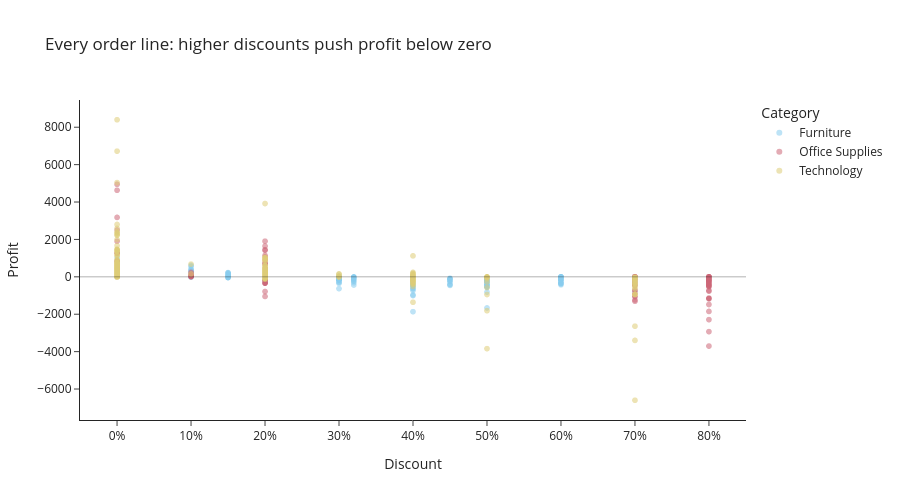

This figure's notebook cell:
### Code cell
# Interactive scatter at order-line level: discount vs profit, coloured by category
fig = px.scatter(df, x="Discount", y="Profit", color="Category", opacity=.55,
                 color_discrete_sequence=px.colors.qualitative.Safe,
                 hover_data=["Sub-Category", "State", "Sales"],
                 title="Every order line: higher discounts push profit below zero")
fig.add_hline(y=0, line_color="black", line_width=1)
fig.update_layout(height=500, xaxis_tickformat=".0%")
fig.write_html(f"{ASSETS}/08_discount_vs_profit_scatter.html", include_plotlyjs="cdn")
fig.show()

### Figure 1 — Plotly figure (JSON) as saved in the notebook; plotly's stock layout.template omitted (floating-point values rounded to 4 significant figures; data arrays with more than 128 entries replaced by an {"elided": "..."} marker saying what was removed)
{"data": [{"customdata": {"elided": "2121x3 mixed values"}, "hovertemplate": "Category=Furniture<br>Discount=%{x}<br>Profit=%{y}<br>Sub-Category=%{customdata[0]}<br>State=%{customdata[1]}<br>Sales=%{customdata[2]}<extra></extra>", "legendgroup": "Furniture", "marker": {"color": "rgb(136, 204, 238)", "opacity": 0.55, "symbol": "circle"}, "mode": "markers", "name": "Furniture", "showlegend": true, "type": "scattergl", "x": {"elided": "2121 float values"}, "xaxis": "x", "y": {"elided": "2121 float values"}, "yaxis": "y"}, {"customdata": {"elided": "6026x3 mixed values"}, "hovertemplate": "Category=Office Supplies<br>Discount=%{x}<br>Profit=%{y}<br>Sub-Category=%{customdata[0]}<br>State=%{customdata[1]}<br>Sales=%{customdata[2]}<extra></extra>", "legendgroup": "Office Supplies", "marker": {"color": "rgb(204, 102, 119)", "opacity": 0.55, "symbol": "circle"}, "mode": "markers", "name": "Office Supplies", "showlegend": true, "type": "scattergl", "x": {"elided": "6026 float values"}, "xaxis": "x", "y": {"elided": "6026 float values"}, "yaxis": "y"}, {"customdata": {"elided": "1847x3 mixed values"}, "hovertemplate": "Category=Technology<br>Discount=%{x}<br>Profit=%{y}<br>Sub-Category=%{customdata[0]}<br>State=%{customdata[1]}<br>Sales=%{customdata[2]}<extra></extra>", "legendgroup": "Technology", "marker": {"color": "rgb(221, 204, 119)", "opacity": 0.55, "symbol": "circle"}, "mode": "markers", "name": "Technology", "showlegend": true, "type": "scattergl", "x": {"elided": "1847 float values"}, "xaxis": "x", "y": {"elided": "1847 float values"}, "yaxis": "y"}], "layout": {"height": 500, "legend": {"title": {"text": "Category"}, "tracegroupgap": 0}, "shapes": [{"line": {"color": "black", "width": 1}, "type": "line", "x0": 0, "x1": 1, "xref": "x domain", "y0": 0, "y1": 0, "yref": "y"}], "title": {"text": "Every order line: higher discounts push profit below zero"}, "xaxis": {"anchor": "y", "domain": [0, 1], "tickformat": ".0%", "title": {"text": "Discount"}}, "yaxis": {"anchor": "x", "domain": [0, 1], "title": {"text": "Profit"}}}}
